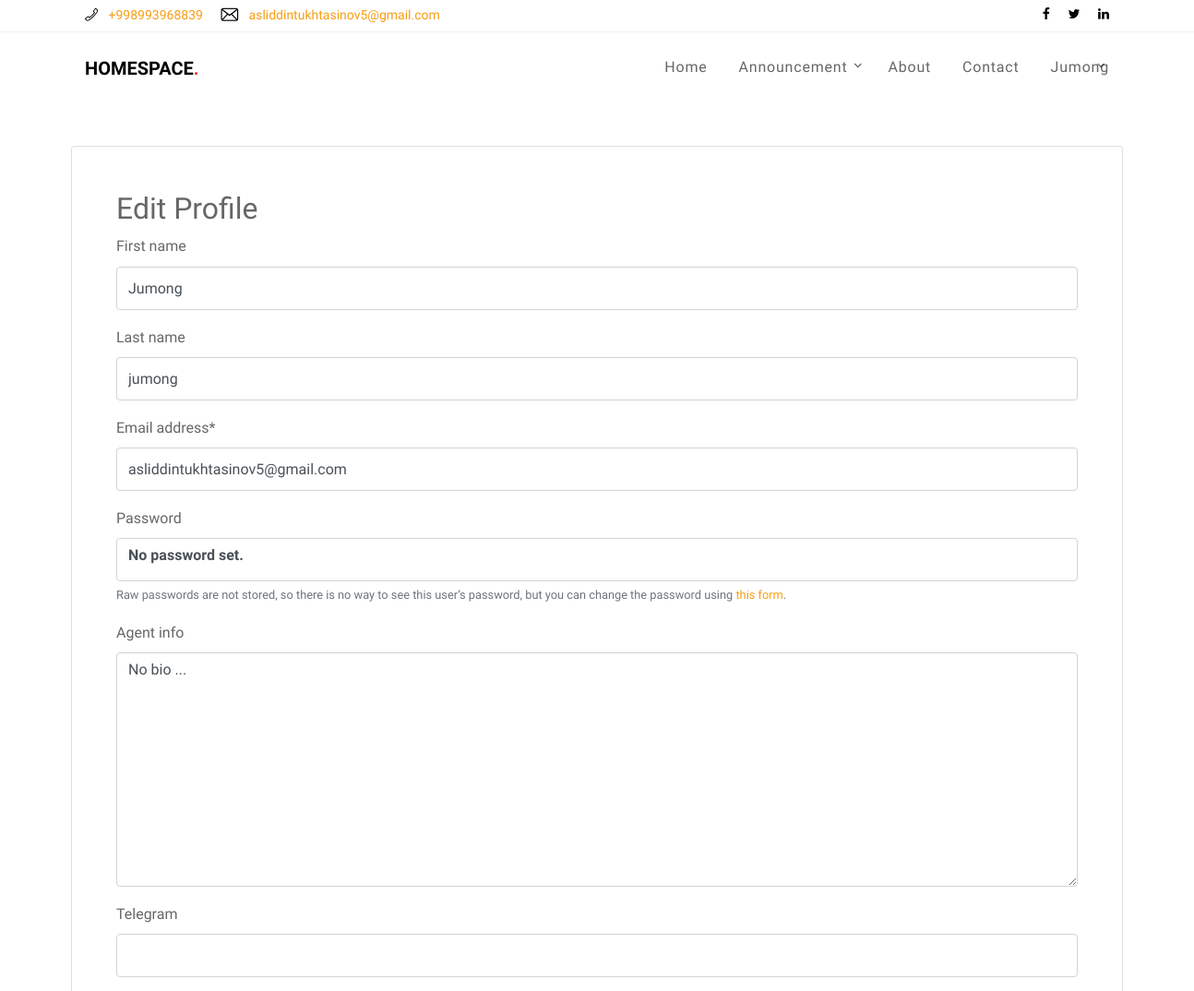
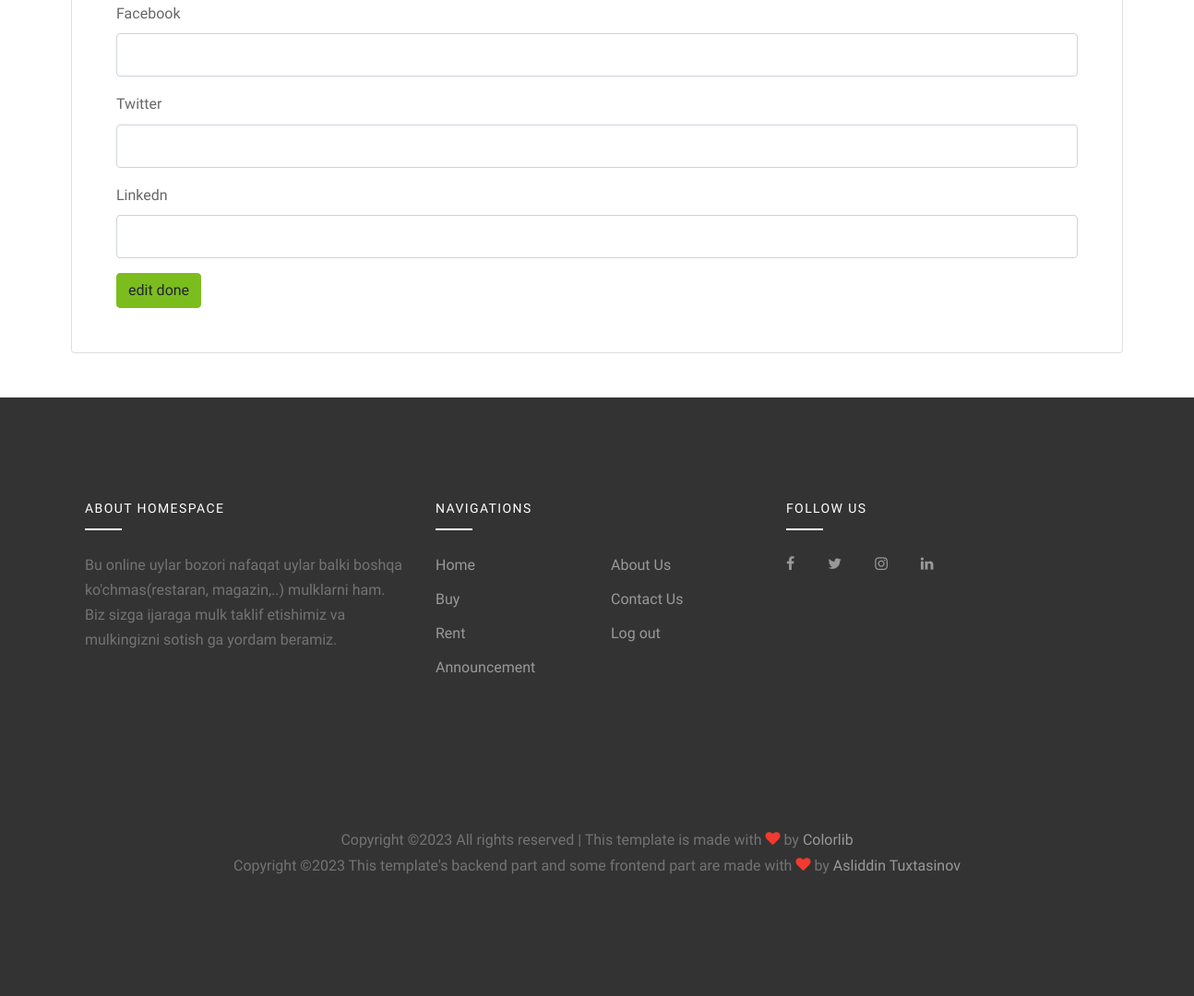
The app's page /user/edit_profile/ (signed in) with its own data (2 pictures, top to bottom).
### authusers/models.py (models this page shows, shortened)
class CustomUser(AbstractUser):
    email = models.EmailField(
        'email address', unique=True,
        error_messages={
            'unique': "A user with that email already exists.",},)
    is_agent = models.BooleanField('agent',default=False,help_text=('is agent?'),)
    create_date = models.DateTimeField(auto_now_add=True)

class Agents(models.Model):
    agent=models.ForeignKey(CustomUser,on_delete=models.CASCADE,related_name='agent')
    profile_img=models.ImageField(upload_to='agents/profile/img',null=True,blank=True)
    agent_info=models.TextField(max_length=300,default="No bio ...",blank=True)
    telefon_number = models.CharField(max_length=75, default="+998", blank=True)
    telegram = models.URLField(null=True,blank=True)
    facebook = models.URLField(null=True,blank=True)
    twitter = models.URLField(null=True,blank=True)
    linkedn = models.URLField(null=True,blank=True)
    create_date = models.DateTimeField(auto_now_add=True)
    update_date = models.DateTimeField(auto_now=True)
    class Meta:
        verbose_name_plural = 'Agents'
        verbose_name = 'Agent'

### authusers/views.py (the view, shortened to what this page needs)
# urls.py: path('edit_profile/', UserEditView.as_view(), name='edit_profile'),
class UserEditView(View):
    form_class = CostumeUserChangeForm
    form_class_agent = AgentsEditForm
    template_name = 'profilePage/edit_profile.html'
    success_url = reverse_lazy('user_page')
    def get(self, request):
        context={}
        context['form']=self.form_class(instance=request.user)
        if request.user.is_agent:
            agent=Agents.objects.get(agent=request.user)
            context['form_agent'] = self.form_class_agent(instance=agent)
        return render(request,self.template_name,context)

### authusers/forms.py
class CostumeUserChangeForm(UserChangeForm):
    class Meta:
        model = CustomUser
        fields = ('first_name','last_name','email')

class AgentsEditForm(ModelForm):
    class Meta:
        model=Agents
        fields=('agent_info','telegram','facebook','twitter','linkedn')

### templates/profilePage/edit_profile.html (shortened to what this page needs)
{% extends 'base.html' %}
{% load static %}
{% load crispy_forms_tags %}
{% block content %}
<div class="container card mt-5 mb-5 p-5">
    <h2>Edit Profile</h2>
    <form method="post"> {% csrf_token %}
        {{ form|crispy }}
        {{form_agent|crispy}}
        <button type="submit" class="btn btn-success">edit done</button>
    </form>
</div>
{% endblock %}

### templates/base.html (shortened to what this page needs)
{% load static %}
{% load active_link_tags %}
{% url 'main:index' as index %}
<!DOCTYPE html>
<html lang="en">
  <head>
    <link rel="stylesheet" href="{% static 'fonts/icomoon/style.css' %}">
    <link rel="stylesheet" href="{% static 'css/bootstrap.min.css' %}">
    <link rel="stylesheet" href="{% static 'css/magnific-popup.css' %}">
    <link rel="stylesheet" href="{% static 'css/jquery-ui.css' %}">
    <link rel="stylesheet" href="{% static 'css/owl.carousel.min.css' %}">
    <link rel="stylesheet" href="{% static 'css/owl.theme.default.min.css' %}">
    <link rel="stylesheet" href="{% static 'css/bootstrap-datepicker.css' %}">
    <link rel="stylesheet" href="{% static 'css/mediaelementplayer.css' %}">
    <link rel="stylesheet" href="{% static 'css/animate.css' %}">
    <link rel="stylesheet" href="{% static 'fonts/flaticon/font/flaticon.css' %}">
    <link rel="stylesheet" href="{% static 'css/fl-bigmug-line.css' %}">
    <link rel="stylesheet" href="{% static 'css/aos.css' %}">
    <link rel="stylesheet" href="{% static 'css/style.css' %}">
  </head>
  <body>
  <div class="site-wrap">
    <div class="border-bottom bg-white top-bar">
      <div class="container">
        <div class="row align-items-center">
          <div class="col-6 col-md-6">
            <p class="mb-0">
              <a href="tel:+998993968839" class="mr-3"><span class="text-black fl-bigmug-line-phone351"></span> <span class="d-none d-md-inline-block ml-2">+998993968839</span></a>
              <a href="mailto:asliddintukhtasinov5@gmail.com"><span class="text-black fl-bigmug-line-email64"></span> <span class="d-none d-md-inline-block ml-2">asliddintukhtasinov5@gmail.com</span></a>
            </p>
          </div>
          <div class="col-6 col-md-6 text-right">
            <a href="https://t.me/Asliddindev" class="mr-3"><span class="text-black icon-facebook"></span></a>
            <a href="https://t.me/Asliddindev" class="mr-3"><span class="text-black icon-twitter"></span></a>
            <a href="https://t.me/Asliddindev" class="mr-0"><span class="text-black icon-linkedin"></span></a>
          </div>
        </div>
      </div>
    </div>
    <div class="site-navbar">
        <div class="container py-1">
          <div class="row align-items-center">
            <div class="col-8 col-md-8 col-lg-4">
              <h1 class=""><a href="\" class="h5 text-uppercase text-black"><strong>HomeSpace<span class="text-danger">.</span></strong></a></h1>
            </div>
            <div class="col-4 col-md-4 col-lg-8">
              <nav class="site-navigation text-right text-md-right" role="navigation">
                <ul class="site-menu js-clone-nav d-none d-lg-block">
                  <li class="{% if index == request.path %}active{% endif %}">
                    <a href="{% url 'main:index' %}">Home</a>
                  </li>
                  <li class="has-children {% active_link 'main:announcement' %}">
                    <a href="{% url 'main:announcement' %}">Announcement</a>
                  </li>
                  <li class="{% active_link 'main:about' %}"><a href="{% url 'main:about' %}">About</a></li>
                  <li class="{% active_link 'main:contact' %}"><a href="{% url 'main:contact' %}">Contact</a></li>
                  {% if user.is_authenticated %}
                    <li class="has-children {% active_link 'user_page' %}">
                      <a href="{% url 'user_page' %}">{{ user.username|title }}</a>
                    </li>
                  {% else %}
                    <li class="{% active_link 'login' %}"><a href="{% url 'login' %}">Log in</a></li>
                    <li class="{% active_link 'signup' %}"><a href="{% url 'signup' %}">Sign Up</a></li>
                  {% endif %}
                </ul>
              </nav>
            </div>
          </div>
        </div>
    </div>
  </div>
  {% block content %}
  {% endblock %}
    <footer class="site-footer">
      <div class="container">
        <div class="row">
          <div class="col-lg-4">
            <div class="mb-5">
              <h3 class="footer-heading mb-4">About HomeSpace</h3>
              <p>Bu online uylar bozori nafaqat uylar balki boshqa ko'chmas(restaran, magazin,..) mulklarni ham. Biz sizga ijaraga mulk taklif etishimiz va mulkingizni sotish ga yordam beramiz.</p>
            </div>
          </div>
          <div class="col-lg-4 mb-5 mb-lg-0">
            <div class="row mb-5">
              <div class="col-md-12">
                <h3 class="footer-heading mb-4">Navigations</h3>
              </div>
              <div class="col-md-6 col-lg-6">
                <ul class="list-unstyled">
                  <li><a href="\">Home</a></li>
                  <li><a href="{% url 'main:announcement' %}?type=buy">Buy</a></li>
                  <li><a href="{% url 'main:announcement' %}?type=rent">Rent</a></li>
                  <li><a href="{% url 'main:announcement' %}">Announcement</a></li>
                </ul>
              </div>
              <div class="col-md-6 col-lg-6">
                <ul class="list-unstyled">
                  <li><a href="{% url 'main:about' %}">About Us</a></li>
                  <li><a href="{% url 'main:contact' %}">Contact Us</a></li>
                    {% if user.is_authenticated %}
                      <li><a href="{% url 'logout' %}">Log out</a></li>
                    {% else %}
                      <li><a href="{% url 'signup' %}">Sign Up</a></li>
                      <li><a href="{% url 'login' %}">Log in</a></li>
                    {%endif%}
                </ul>
              </div>
            </div>
          </div>
          <div class="col-lg-4 mb-5 mb-lg-0">
            <h3 class="footer-heading mb-4">Follow Us</h3>
                <div>
                  <a href="https://t.me/Asliddindev" class="pl-0 pr-3"><span class="icon-facebook"></span></a>
                  <a href="https://t.me/Asliddindev" class="pl-3 pr-3"><span class="icon-twitter"></span></a>
                  <a href="https://t.me/Asliddindev" class="pl-3 pr-3"><span class="icon-instagram"></span></a>
                  <a href="https://t.me/Asliddindev" class="pl-3 pr-3"><span class="icon-linkedin"></span></a>
                </div>
          </div>
        </div>
        <div class="row pt-5 mt-5 text-center">
          <div class="col-md-12">
            <p>
            Copyright &copy;</script><script>document.write(new Date().getFullYear());</script> All rights reserved | This template is made with <i class="icon-heart text-danger" aria-hidden="true"></i> by <a href="https://colorlib.com" target="_blank" >Colorlib</a>
              <br>
            Copyright &copy;</script><script>document.write(new Date().getFullYear());</script> This template's backend part and some frontend part are made with <i class="icon-heart text-danger" aria-hidden="true"></i> by <a href="https://t.me/Asliddindev" target="_blank" >Asliddin Tuxtasinov</a>
            </p>
          </div>
        </div>
      </div>
    </footer>
  </body>
</html>

### static/css/fl-bigmug-line.css (style rules this page uses)
.fl-bigmug-line-ico, [class^="fl-bigmug-line-"]:before, [class*=" fl-bigmug-line-"]:before, [class^="fl-bigmug-line-"]:after, [class*=" fl-bigmug-line-"]:after { font-family: 'fl-bigmug-line'; font-size: inherit; font-weight: 400; font-style: normal; -webkit-font-smoothing: antialiased; -moz-osx-font-smoothing: grayscale; }
.fl-bigmug-line-email64:before { content: "\e03c"; }
.fl-bigmug-line-phone351:before { content: "\e085"; }

### static/css/style.css (style rules this page uses)
body { line-height: 1.7; color: rgba(0, 0, 0, 0.6); font-weight: 400; font-size: 1rem; font-family: "Roboto Mono", SFMono-Regular, Menlo, Monaco, Consolas, "Liberation Mono", "Courier New", monospace; font-family: "Nunito Sans", -apple-system, BlinkMacSystemFont, "Segoe UI", Roboto, "Helvetica Neue", Arial, sans-serif, "Apple Color Emoji", "Segoe UI Emoji", "Segoe UI Symbol", "Noto Color Emoji"; }
a { -webkit-transition: .3s all ease; -o-transition: .3s all ease; transition: .3s all ease; }
.text-black { color: #000 !important; }
.site-wrap { position: relative; }
.site-wrap:before { -webkit-transition: .3s all ease-in-out; -o-transition: .3s all ease-in-out; transition: .3s all ease-in-out; background: rgba(0, 0, 0, 0.6); content: ""; position: absolute; z-index: 2000; top: 0; left: 0; right: 0; bottom: 0; opacity: 0; visibility: hidden; }
.btn { position: relative; top: 0; }
.form-control, .form-control-same-height { height: 47px; }
.site-footer { padding: 4em 0; background: #333333; }
@media (min-width: 768px) { .site-footer { padding: 7em 0; } }
.site-footer p { color: #737373; }
.site-footer h2, .site-footer h3, .site-footer h4, .site-footer h5 { color: #fff; }
.site-footer a { color: #999999; }
.site-footer ul li { margin-bottom: 10px; }
.site-footer .footer-heading { font-size: 14px; text-transform: uppercase; letter-spacing: .1em; color: #fff; position: relative; padding-bottom: 15px; }
.site-footer .footer-heading:before { content: ""; background: #fff; width: 40px; height: 2px; position: absolute; bottom: 0; }
.top-bar { font-size: 14px; }
.site-navbar { margin-bottom: 0px; width: 100%; border-bottom: none; background: #fff; position: relative; z-index: 99; }
.site-navbar .site-navigation .site-menu { margin-bottom: 0; margin-left: 0; padding-left: 0; }
.site-navbar .site-navigation .site-menu a { text-decoration: none !important; display: inline-block; }
.site-navbar .site-navigation .site-menu > li { display: inline-block; padding: 10px 5px; }
.site-navbar .site-navigation .site-menu > li > a { padding: 10px 10px; letter-spacing: .05em; color: rgba(0, 0, 0, 0.6); text-decoration: none !important; }
.site-navbar .site-navigation .site-menu > li:last-child { padding-right: 0; }
.site-navbar .site-navigation .site-menu > li:last-child > a { padding-right: 0; }
.site-navbar .site-navigation .site-menu .has-children { position: relative; }
.site-navbar .site-navigation .site-menu .has-children > a { position: relative; padding-right: 20px; }
.site-navbar .site-navigation .site-menu .has-children > a:before { position: absolute; content: "\e313"; font-size: 16px; top: 50%; right: 0; -webkit-transform: translateY(-50%); -ms-transform: translateY(-50%); transform: translateY(-50%); font-family: 'icomoon'; }
.site-mobile-menu .site-nav-wrap { padding: 0; margin: 0; list-style: none; position: relative; }
.site-mobile-menu .site-nav-wrap a { padding: 10px 20px; display: block; position: relative; color: #212529; }
.site-mobile-menu .site-nav-wrap li { position: relative; display: block; }
.site-mobile-menu .site-nav-wrap > li { display: block; position: relative; float: left; width: 100%; }
.site-mobile-menu .site-nav-wrap > li > a { padding-left: 20px; font-size: 20px; }
.top-bar { padding: 5px 0; border-color: #f2f2f2 !important; }

### records on screen
CustomUser: username "Jumong", first_name "Jumong", last_name "jumong", email "asliddintukhtasinov5@gmail.com"
Agents: agent_info "No bio ..."
